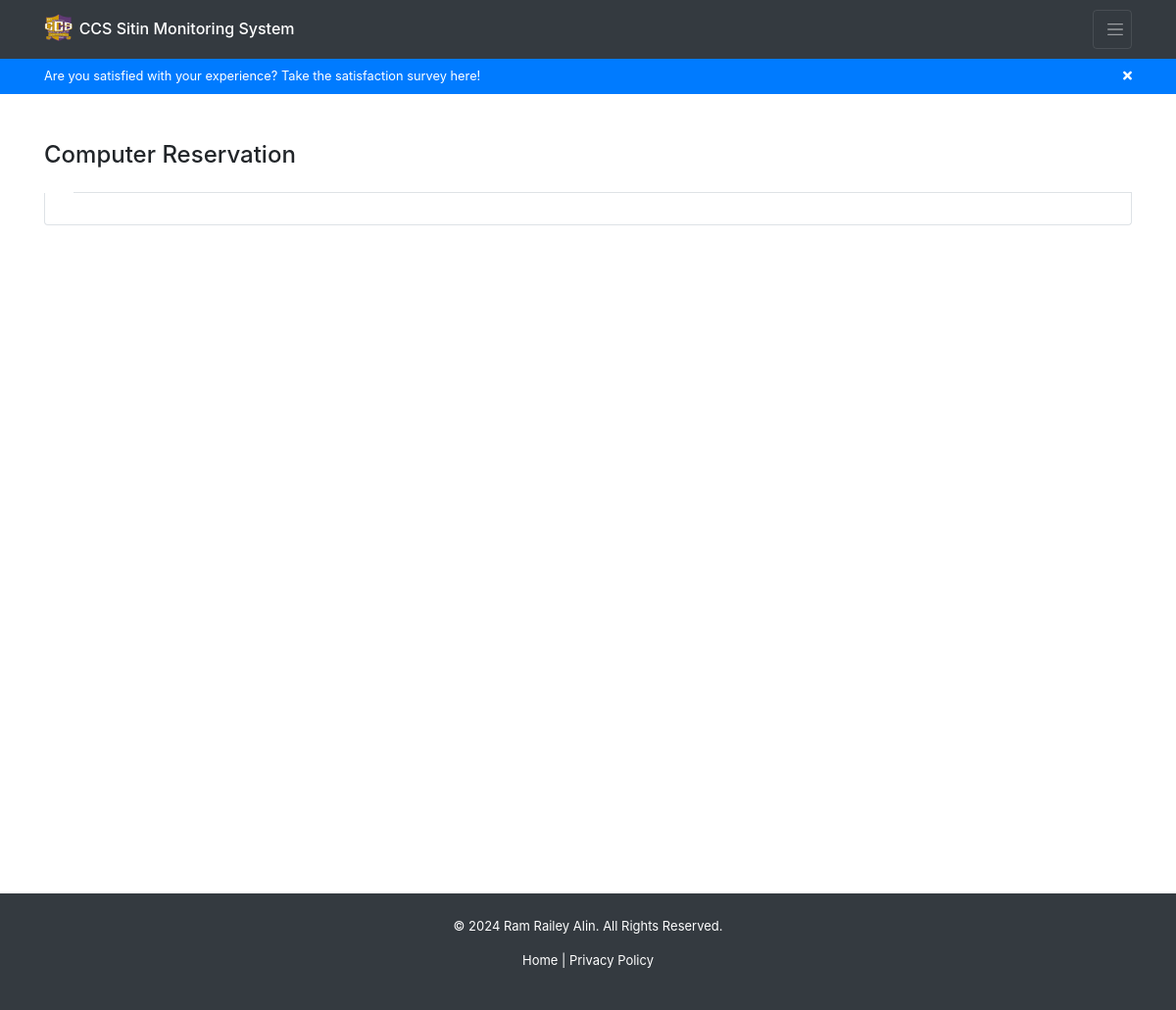
/reservation/ (signed in), run on an earlier commit of the app's database.
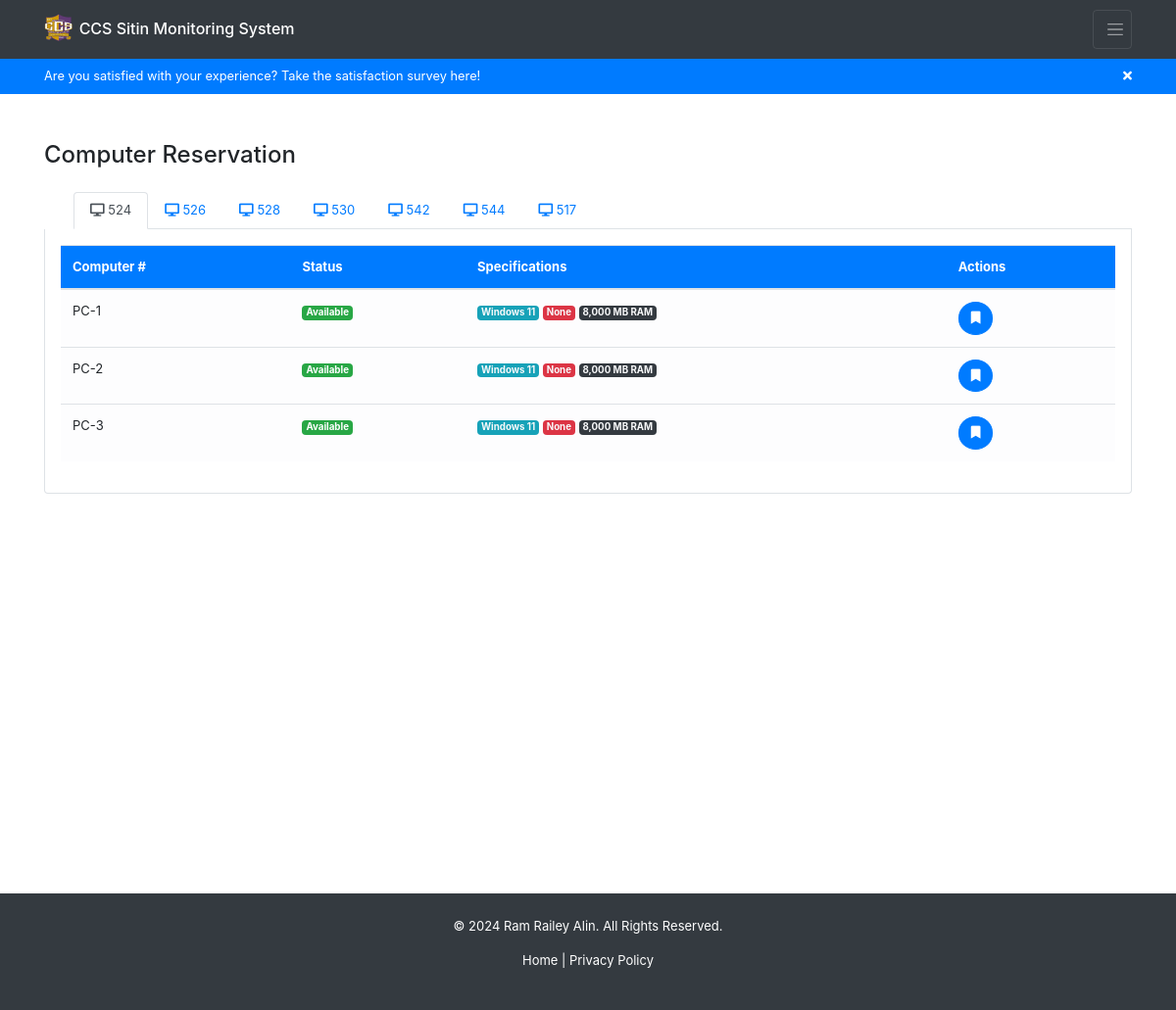
And on a later commit of the database.
### backend/models.py (models this page shows, shortened)
class LabRoom(models.Model):
    room_number = models.IntegerField(null=True, blank=True)
    name = models.CharField(max_length=50, blank=True, null=True)
    description = models.CharField(max_length=255, blank=True, null=True)
    capacity = models.IntegerField(null=True, blank=True)
    is_available = models.BooleanField(default=False, blank=True, null=True)
    administrated_by = models.ForeignKey(User, on_delete=models.SET_NULL, null=True, blank=True, limit_choices_to={ 'is_superuser': True })

class Computer(models.Model):
    pc_number = models.IntegerField(null=True, blank=True)
    operating_system = models.CharField(max_length=50, blank=True, null=True)
    processor = models.CharField(max_length=50, blank=True, null=True)
    ram_amount_in_mb = models.IntegerField(null=True, blank=True)
    is_available = models.BooleanField(default=False, blank=True, null=True)
    installed_at = models.DateTimeField(blank=True, null=True, auto_now_add=True)
    lab_room = models.ForeignKey(LabRoom, on_delete=models.CASCADE)

### backend/views.py (the view)
# urls.py: path('reservation/', views.reservation, name='user-reservation'),
@login_required
def reservation(request):
    if request.user.is_authenticated:
        labrooms = LabRoom.objects.prefetch_related('computer_set').all()
        return render(request, 'backend/pages/reservation.html', context={ 'labrooms': labrooms })
    return redirect('/')

### backend/templates/backend/pages/reservation.html (shortened to what this page needs)
{% extends 'backend/base.html' %}
{% load humanize %}
{% block content %}
<div class="container mt-5">
    <h4 class="mb-4">Computer Reservation</h4>
    <ul class="nav nav-tabs" id="labTabs" role="tablist">
        {% for lab in labrooms %}
        <li class="nav-item">
            <a class="nav-link {% if forloop.first %}active{% endif %}"
               id="lab{{ lab.room_number }}-tab"
               data-toggle="tab"
               href="#lab{{ lab.room_number }}"
               role="tab"
               aria-controls="lab{{ lab.room_number }}"
               aria-selected="{% if forloop.first %}true{% else %}false{% endif %}">
                <i class="fas fa-desktop"></i> {{ lab.room_number }}
            </a>
        </li>
        {% endfor %}
    </ul>
    <div class="tab-content p-3 border border-top-0 rounded-bottom" id="labTabsContent">
        {% for lab in labrooms %}
        <div class="tab-pane fade {% if forloop.first %}show active{% endif %}"
             id="lab{{ lab.room_number }}"
             role="tabpanel"
             aria-labelledby="lab{{ lab.room_number }}-tab">
            <div class="table-responsive d-flex flex-column">
                <table class="table table-hover align-middle">
                    <thead class="bg-primary text-white">
                        <tr>
                            <th>Computer #</th>
                            <th>Status</th>
                            <th>Specifications</th>
                            <th>Actions</th>
                        </tr>
                    </thead>
                    <tbody class="table-light">
                        {% for computer in lab.computer_set.all %}
                        <tr>
                            <td>PC-{{ computer.pc_number }}</td>
                            <td>
                                <span class="badge
                                    {% if computer.is_available %}bg-success
                                    {% else %}bg-danger{% endif %} text-white">
                                    {% if computer.is_available %}Available{% else %}In Use{% endif %}
                                </span>
                            </td>
                            <td>
                                <span class="badge bg-info text-light">{{ computer.operating_system }}</span>
                                <span class="badge bg-danger text-light">{{ computer.processor }}</span>
                                <span class="badge bg-dark text-light">{{ computer.ram_amount_in_mb|intcomma }} MB RAM</span>
                            </td>
                            <td>
                                {% if computer.is_available %}
                                <button class="btn btn-primary rounded-circle"
                                        data-toggle="modal"
                                        data-target="#reserveModal"
                                        data-computer="PC-{{ computer.pc_number }}"
                                        data-computer-id="{{ computer.id }}"
                                        title="Reserve this computer">
                                    <i class="fas fa-bookmark"></i>
                                </button>
                                {% else %}
                                <button class="btn btn-sm btn-outline-secondary rounded-circle"
                                        disabled
                                        title="Computer in use">
                                    <i class="fas fa-times"></i>
                                </button>
                                {% endif %}
                            </td>
                        </tr>
                        {% empty %}
                        <tr>
                            <td colspan="4" class="text-center text-muted">No computers available in this lab</td>
                        </tr>
                        {% endfor %}
                    </tbody>
                </table>
            </div>
        </div>
        {% endfor %}
    </div>
</div>
{% endblock %}

### backend/templates/backend/base.html (shortened to what this page needs)
{% load static %}
<!DOCTYPE html>
<html>
<head>
    <link href="https://cdnjs.cloudflare.com/ajax/libs/font-awesome/5.15.3/css/all.min.css" rel="stylesheet">
    <link rel="stylesheet" href="https://cdn.jsdelivr.net/npm/bootstrap@4.0.0/dist/css/bootstrap.min.css">
    <link rel="stylesheet" href="{% static 'backend/css/styles.css' %}">
</head>
<body>
    {% include 'backend/header.html' %}
    <main>
        {% block content %}
        {% endblock content %}
    </main>
    <footer class="bg-dark text-white text-center py-4 mt-5">
        <div class="container" style="font-size: small;">
            <p>&copy; 2024 Ram Railey Alin. All Rights Reserved.</p>
            <p>
                <a href="#" class="text-white">Home</a> |
                <a href="#" class="text-white">Privacy Policy</a>
            </p>
        </div>
    </footer>
</body>
</html>

### backend/templates/backend/header.html (shortened to what this page needs)
{% load static %}
<header>
    <nav class="navbar navbar-dark bg-dark">
        <div class="container">
            <a href="{% url 'user-home' %}" class="navbar-brand">
                <img src="{% static 'backend/images/ccs_logo_3.png' %}" alt="logo" width="30" height="30" class="d-inline-block align-top">
                <h6 class="hover-antiquewhite" style="display: inline-block;">CCS Sitin Monitoring System</h6>
            </a>
            <button class="navbar-toggler" style="width: 40px" type="button" data-toggle="collapse" data-target="#navbarNav" aria-controls="navbarNav" aria-expanded="false" aria-label="Toggle navigation">
                <span class="navbar-toggler-icon" style="width: 20px;"></span>
            </button>
        </div>
    </nav>
    {% url 'user-survey' as survey_url %}
    {% if request.get_full_path != survey_url and request.user.sitinsurvey.status == 'not taken' %}
    <div class="bg-primary p-2 text-white small">
        <div class="container d-flex justify-content-between">
            <span>Are you satisfied with your experience? Take the
                <a href="{{ survey_url }}" class="text-white">satisfaction survey</a>
                here!
            </span>
            <button type="button" class="btn-ghost" onclick="this.parentElement.parentElement.remove();">
                <i class="fas fa-times text-white"></i>
            </button>
        </div>
    </div>
    {% endif %}
</header>

### backend/static/backend/css/styles.css (style rules this page uses)
* { box-sizing: border-box; padding: 0; margin: 0; }
li { text-decoration: none; }
main { min-height: 90vh; }
p { font-size: small; }
button { font-size: small; }
.btn { font-size: small; }
.nav-link { font-size: small; }
ul { font-size: small; margin-left: 30px; }

### backend/templates/backend/header.html (style rules this page uses)
.btn-ghost { background-color: transparent; border-width: 0; cursor: pointer; }

### backend/templates/backend/pages/reservation.html (style rules this page uses)
table { font-size: small !important; }

What changed in the data, as far as the page shows it:
added LabRoom: room_number "524"
added LabRoom: room_number "526", shown under "Computer Reservation"
added LabRoom: room_number "528", shown under "Computer Reservation"
added LabRoom: room_number "530", shown under "Computer Reservation"
added LabRoom: room_number "542", shown under "Computer Reservation"
added LabRoom: room_number "544", shown under "Computer Reservation"
added LabRoom: room_number "517", shown under "Computer Reservation"
added Computer: pc_number "1", is_available "Available", operating_system "Windows 11", processor "None", ram_amount_in_mb "8,000"
added Computer: pc_number "2", is_available "Available", operating_system "Windows 11", processor "None", ram_amount_in_mb "8,000"
added Computer: pc_number "3", is_available "Available", operating_system "Windows 11", processor "None", ram_amount_in_mb "8,000"
